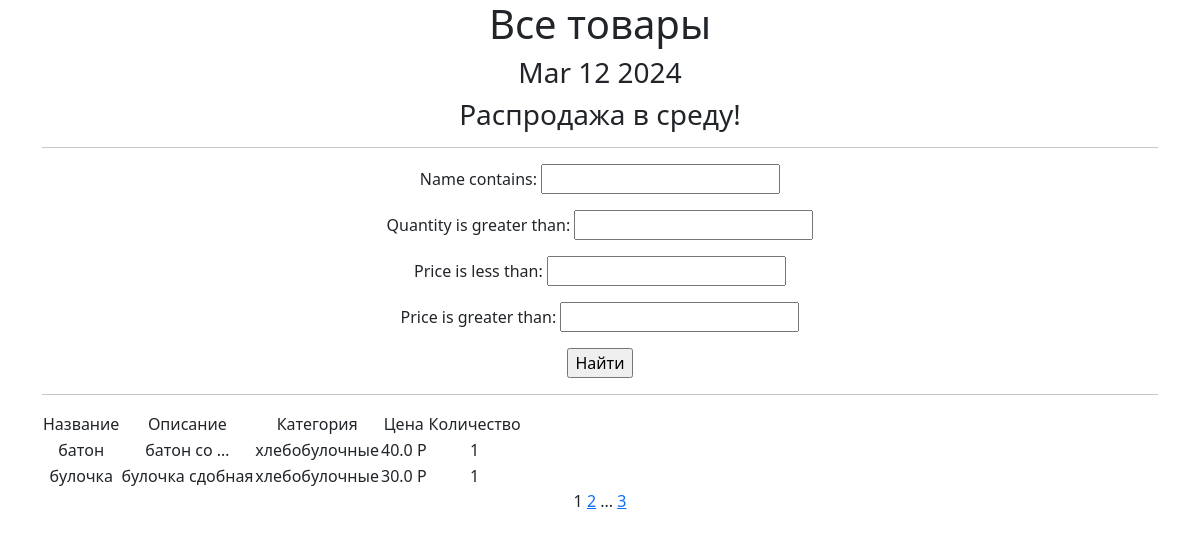
Screenshot of /products/ with the database file from the repository.
### simpleapp/models.py (models this page shows, shortened)
class Product(models.Model):
    name = models.CharField(
        max_length=50,
        unique=True, # названия товаров не должны повторяться
    )
    description = models.TextField()#description-описание (хлеб нарезной)
    quantity = models.IntegerField(
        validators=[MinValueValidator(0)],#quantity -количество( 1шт)
    )
    category = models.ForeignKey(
        to='Category',
        on_delete=models.CASCADE,
        related_name='products', # все продукты в категории будут доступны через поле products
    )
    price = models.FloatField(
        validators=[MinValueValidator(0.0)],
    )
    def __str__(self):
        return f'{self.name.title()}: {self.description[:20]}({self.price})'

class Category(models.Model):
    name = models.CharField(max_length=100, unique=True)

### simpleapp/views.py (the view)
# urls.py: path('', ProductsList.as_view()),
class ProductsList(ListView):
    model = Product
    ordering = 'name'
    template_name = 'products.html'# 'этот файл он видит блогадаря черз  settings.py TEMPLATES = [DIRS': [os.path.join(BASE_DIR, 'templates',)],
    context_object_name = 'products'#взято с файла products.html {{ products }}
    paginate_by = 2  # вот так мы можем указать количество записей на странице
    def get_queryset(self):
        queryset = super().get_queryset()
        self.filterset = ProductFilter(self.request.GET, queryset)
        return self.filterset.qs
    def get_context_data(self, **kwargs):
        context = super().get_context_data(**kwargs)
        context['time_now'] = datetime.utcnow()
        context['filterset'] = self.filterset;
        context['next_sale'] = "Распродажа в среду!"
        return context

### simpleapp/templatetags/custom_filter.py (called while the page is built)
@register.filter()
def currency(value, code='rub'):
   postfix = CURRENCIES_SYMBOLS[code]
   return f'{value} {postfix}'

### templates/products.html (shortened to what this page needs)
{% extends 'flatpages/default.html' %}
{% load custom_filter %}!
{% load custom_tag %}
{% block content %}
   <h1>Все товары</h1>
   <h3>{{ time_now|date:'M d Y' }}</h3>
   <h3> {{ next_sale|default_if_none:"Чуть позже сообщим о распродаже!" }} </h3>
    <hr>
   <form action="" method="get">
       {{ filterset.form.as_p }}
       <input type="submit" value="Найти" />
   </form>
   <hr>
   {% if products %}
       <table>
           <tr>
               <td>
                   Название
               </td>
               <td>
                   Описание
               </td>
               <td>
                   Категория
               </td>
               <td>
                   Цена
               </td>
               <td>
                   Количество
               </td>
           </tr>
           {% for product in products %}
           <tr>
               <td>{{ product.name }}</td>
               <td>{{product.description|truncatewords:2 }}</td>
               <td>{{ product.category.name }}</td>
               <td>{{ product.price|currency:"rub" }}</td>
               <td>{{ product.quantity }}</td>
           </tr>
           {% endfor %}
       </table>
   {% else %}
       <h2>Товаров нет!</h2>
   {% endif %}
   {{ page_obj.number }}
   {% if page_obj.has_next %}
       <a href="?page={{ page_obj.next_page_number }}">{{ page_obj.next_page_number }}</a>
       {% if paginator.num_pages != page_obj.next_page_number %}
           ...
           <a href="?page={{ page_obj.paginator.num_pages }}">{{ page_obj.paginator.num_pages }}</a>
       {% endif %}
   {% endif %}
{% endblock content %}

### rows the page displays
Product: name "батон", description "батон со …", category.name "хлебобулочные", price "40.0 Р", quantity "1"
Product: name "булочка", description "булочка сдобная", category.name "хлебобулочные", price "30.0 Р", quantity "1"

### other values shown
{{ time_now|date:'M d Y' }} "Mar 12 2024"
{{ next_sale|default_if_none:"Чуть позже сообщим о распродаже!" }} "Распродажа в среду!"
{{ page_obj.number }} "1"
{{ page_obj.next_page_number }} "2"
{{ page_obj.paginator.num_pages }} "3"
